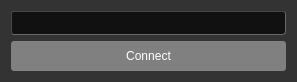
<?xml version="1.0" encoding="UTF-8"?>
<ui version="4.0">
 <class>CameraSetupDlg</class>
 <widget class="QDialog" name="CameraSetupDlg">
  <property name="geometry">
   <rect>
    <x>0</x>
    <y>0</y>
    <width>297</width>
    <height>77</height>
   </rect>
  </property>
  <property name="windowTitle">
   <string>Dialog</string>
  </property>
  <property name="styleSheet">
   <string notr="true">QToolTip{
	color : black;
}
QWidget#centralWidget{
	background : #333333;
}
QDialog{
	background : #333333;
}
QLCDNumber{
background : white;
}

QTabWidget{
border: none;
}
QTabBar::tab{
background : black;
color : white;
}
QTabBar::tab::selected{
background : #808080;

}
QGroupBox{
	color : white;
	margin-top : 2ex;
	border-radius : 5px;
	padding : 8px;
	padding-top : 13px;
	 border-style: outset;
 	 border-width: 2px;
	 border-color: #1f1f1f;
}
QMenuBar#menuBar{

	background : grey;
	color : white;
	 border-bottom-style: outset;
 	 border-bottom-width: 1px;
	 border-bottom-color: #222222;
}
QMenu{
	background : grey;
	color : #1f1f1f;
}
QMenu::item:selected{
	background : #c9c9c9;
}
QStatusBar#statusBar{
	background : grey;
	color : white;
	border-top-style: outset;
 	border-top-width: 1px;
	border-top-color: #222222;
}
QPushButton{
	color : white;
	background : grey;
	padding : 8px 5px;
	border-radius : 3px;
	min-width : 60px;
}
QPushButton:hover{
	background : #c9c9c9;
}

QPushButton:pressed{
	background : #474747;
}

QPushButton:disabled{
	color : #474747;
}
QLineEdit{
	color : white;
	background : #111111;
	padding : 3px;
	border-radius : 3px;
	border-color : #474747;
	border-width : 1px;
	border-style : inset;
}
QTextEdit{
	color : white;
	background : #111111;
	padding : 3px;
	border-color : white;
	border-width : 1px;
}
QComboBox{
	color : white;
	background : #111111;
	padding : 3px;
	min-width : 40px;
	border-radius : 3px;
	border-style : inset;
	border-width : 1px;
	border-color : #474747;
}
QComboBox::drop-down{
	
}
QComboBox QAbstractItemView{
	background-color : black;
	color : white;
}
QSlider::handle{
	background : grey;
}
QSlider::handle:hover{
	background : #c9c9c9;
}
QSlider::handle:pressed{
	background : #474747;
}
QLabel{
	color : white;
}
QRadioButton{
	color : white;
}
QCheckBox{
	color : white;
}
QRadioButton::indicator{
	 border-style: outset;
 	 border-width: 2px;
	 border-color: #1f1f1f;
	background : white;
	border-radius : 6px;
}
QRadioButton::indicator:checked{
	 border-style: outset;
 	 border-width: 2px;
	 border-color: white;
	background : #1f1f1f;
	border-radius : 6px;
}
QCheckBox::indicator{
	 border-style: outset;
 	 border-width: 2px;
	 border-color: #1f1f1f;
	background : white;
}
QCheckBox::indicator:checked{
	 border-style: outset;
 	 border-width: 2px;
	 border-color: white;
	background : #1f1f1f;
}
QHeaderView::section{
	border-style : outset;
	border-width : 1px;
	border-color : #c9c9c9;
}</string>
  </property>
  <layout class="QVBoxLayout" name="verticalLayout">
   <item>
    <widget class="QLineEdit" name="lineEdit"/>
   </item>
   <item>
    <widget class="QPushButton" name="pushButton">
     <property name="text">
      <string>Connect</string>
     </property>
    </widget>
   </item>
  </layout>
 </widget>
 <resources/>
 <connections/>
</ui>
